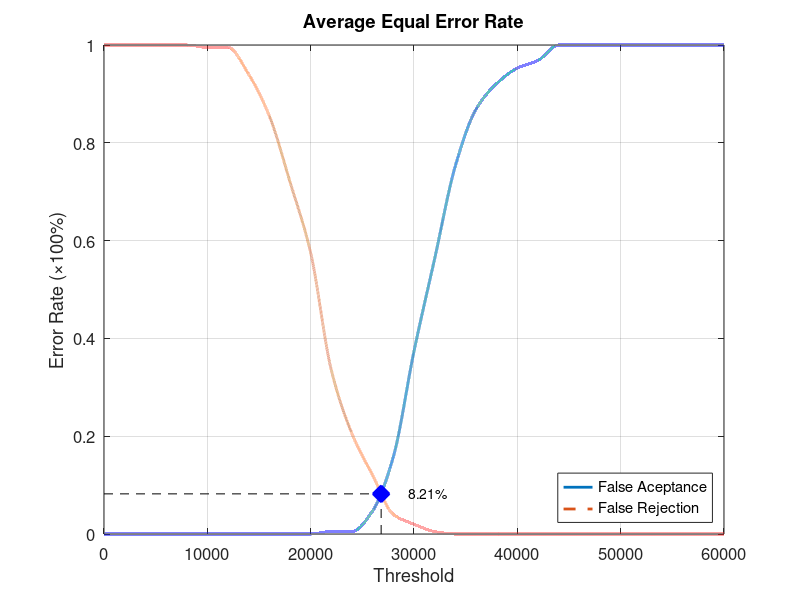
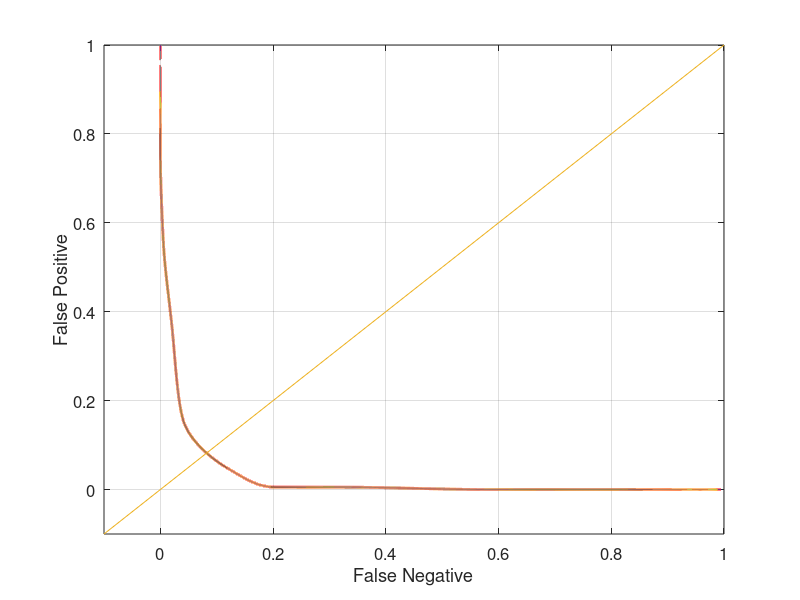

Reproduce these figures in MATLAB, in order.
function yEER = Database3_1
close all;
clear;
clc;
x = 0:2000:60000;
xq = 0:0.5:60000;

y0 = [0 0 0 0 0 0 0 0 0 0 0 0.00526316 0.00526316 0.0473684 0.157895 0.373684 0.563158 0.752632 0.868421 0.921053 0.952632 0.968421 1 1 1 1 1 1 1 1 1];
yy0 = interp1(x, y0, xq, 'pchip');
y1 = [1 1 1 1 1 0.995 0.995 0.94 0.855 0.72 0.575 0.335 0.205 0.12 0.04 0.02 0.005 0 0 0 0 0 0 0 0 0 0 0 0 0 0];
yy1 = interp1(x, y1, xq, 'pchip');

% Calculating EER: 
y2 = abs(y0 - y1);
find(y2 == min(y2))
yy2 = abs(yy0 - yy1);
xEER = find(yy2 == min(yy2));
xEERIndex = xq(xEER) % X-axis EER
yEER = yy0(xEER) % Y-axis EER

main = figure
plot(xq, yy0,'-','LineWidth', 2);	hold on
plot(xq, yy1,'--','LineWidth', 2);	hold on
plot([xEERIndex xEERIndex], [0 yEER], 'k--');	hold on
plot([0 xEERIndex], [yEER yEER], 'k--');	hold on
plot(xEERIndex, yEER, 'bx', 'LineWidth', 10);	hold on
text(xEERIndex + 10 * xEERIndex / 100, yEER, [num2str(round((10000 * yEER)) / 100) '%'])
legend('False Aceptance', 'False Rejection', 'Location', 'SouthEast')
xlabel('Threshold')
ylabel('Error Rate (\times100%)')
title('Average Equal Error Rate')
set(gca, 'FontSize', 12)
axis([0 60000 0 1])
grid on

print(main, 'Database3_1Main', '-dpng');
FNRxFPR = figure('Color', [1 1 1]);
plot(yy1, yy0, '-', yy1, yy0, 'LineWidth', 2);
hold on
y = -0.1:0.1:1
plot(y, y); 
set(gca, 'FontSize', 12)
xlabel('False Negative')
ylabel('False Positive')
axis([-0.1 1 -0.1 1])
set(gca, 'FontSize', 12)
grid on

print(FNRxFPR, 'Database3_1FNRxFPR','-dpng');
end
